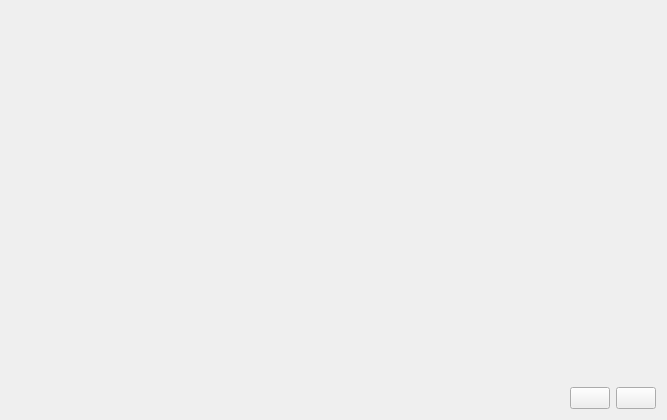
<?xml version="1.0" encoding="UTF-8"?>
<ui version="4.0">
 <class>cameraMainOption</class>
 <widget class="QWidget" name="cameraMainOption">
  <property name="geometry">
   <rect>
    <x>0</x>
    <y>0</y>
    <width>667</width>
    <height>420</height>
   </rect>
  </property>
  <property name="focusPolicy">
   <enum>Qt::NoFocus</enum>
  </property>
  <property name="contextMenuPolicy">
   <enum>Qt::CustomContextMenu</enum>
  </property>
  <property name="windowTitle">
   <string>Form</string>
  </property>
  <property name="statusTip">
   <string>Show the camera images in full screen </string>
  </property>
  <layout class="QGridLayout" name="gridLayout_2">
   <item row="0" column="0">
    <widget class="QFrame" name="frame_title">
     <property name="sizePolicy">
      <sizepolicy hsizetype="Preferred" vsizetype="Minimum">
       <horstretch>0</horstretch>
       <verstretch>0</verstretch>
      </sizepolicy>
     </property>
     <property name="maximumSize">
      <size>
       <width>16777215</width>
       <height>20</height>
      </size>
     </property>
     <property name="frameShape">
      <enum>QFrame::StyledPanel</enum>
     </property>
     <property name="frameShadow">
      <enum>QFrame::Raised</enum>
     </property>
     <widget class="QLabel" name="label_title">
      <property name="geometry">
       <rect>
        <x>10</x>
        <y>0</y>
        <width>67</width>
        <height>17</height>
       </rect>
      </property>
      <property name="text">
       <string>Camera 1</string>
      </property>
     </widget>
    </widget>
   </item>
   <item row="1" column="0">
    <widget class="QLabel" name="main_image">
     <property name="sizePolicy">
      <sizepolicy hsizetype="Preferred" vsizetype="Expanding">
       <horstretch>0</horstretch>
       <verstretch>0</verstretch>
      </sizepolicy>
     </property>
     <property name="text">
      <string/>
     </property>
    </widget>
   </item>
   <item row="2" column="0">
    <layout class="QGridLayout" name="grid_layout">
     <item row="0" column="0">
      <spacer name="horizontal_spacer">
       <property name="orientation">
        <enum>Qt::Horizontal</enum>
       </property>
       <property name="sizeHint" stdset="0">
        <size>
         <width>558</width>
         <height>20</height>
        </size>
       </property>
      </spacer>
     </item>
     <item row="0" column="1">
      <widget class="QPushButton" name="left_button">
       <property name="text">
        <string/>
       </property>
       <property name="icon">
        <iconset resource="../resources/images.qrc">
         <normaloff>:/images/images/ic_skip_previous_24px.svg</normaloff>:/images/images/ic_skip_previous_24px.svg</iconset>
       </property>
      </widget>
     </item>
     <item row="0" column="2">
      <widget class="QPushButton" name="right_button">
       <property name="text">
        <string/>
       </property>
       <property name="icon">
        <iconset resource="../resources/images.qrc">
         <normaloff>:/images/images/ic_skip_next_24px.svg</normaloff>:/images/images/ic_skip_next_24px.svg</iconset>
       </property>
      </widget>
     </item>
    </layout>
   </item>
  </layout>
 </widget>
 <resources>
  <include location="../resources/images.qrc"/>
 </resources>
 <connections/>
</ui>
